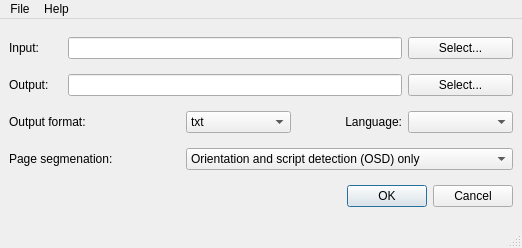
<?xml version="1.0" encoding="UTF-8"?>
<ui version="4.0">
 <class>MainWindow</class>
 <widget class="QMainWindow" name="MainWindow">
  <property name="geometry">
   <rect>
    <x>0</x>
    <y>0</y>
    <width>522</width>
    <height>248</height>
   </rect>
  </property>
  <property name="minimumSize">
   <size>
    <width>522</width>
    <height>248</height>
   </size>
  </property>
  <property name="maximumSize">
   <size>
    <width>522</width>
    <height>248</height>
   </size>
  </property>
  <property name="windowTitle">
   <string>MainWindow</string>
  </property>
  <widget class="QWidget" name="centralwidget">
   <layout class="QGridLayout" name="gridLayout">
    <item row="0" column="0">
     <widget class="QLabel" name="labelIn">
      <property name="text">
       <string>Input:</string>
      </property>
     </widget>
    </item>
    <item row="0" column="1" colspan="4">
     <widget class="QLineEdit" name="lineEditIn"/>
    </item>
    <item row="0" column="5">
     <widget class="QPushButton" name="pushButtonIn">
      <property name="text">
       <string>Select...</string>
      </property>
     </widget>
    </item>
    <item row="1" column="0">
     <widget class="QLabel" name="labelOut">
      <property name="text">
       <string>Output:</string>
      </property>
     </widget>
    </item>
    <item row="1" column="1" colspan="4">
     <widget class="QLineEdit" name="lineEditOut"/>
    </item>
    <item row="1" column="5">
     <widget class="QPushButton" name="pushButtonOut">
      <property name="text">
       <string>Select...</string>
      </property>
     </widget>
    </item>
    <item row="2" column="0" colspan="2">
     <widget class="QLabel" name="labelForm">
      <property name="text">
       <string>Output format:</string>
      </property>
     </widget>
    </item>
    <item row="3" column="0" colspan="3">
     <widget class="QLabel" name="labelPSM">
      <property name="text">
       <string>Page segmenation:</string>
      </property>
     </widget>
    </item>
    <item row="4" column="4" colspan="2">
     <widget class="QDialogButtonBox" name="buttonBox">
      <property name="standardButtons">
       <set>QDialogButtonBox::Cancel|QDialogButtonBox::Ok</set>
      </property>
     </widget>
    </item>
    <item row="2" column="5">
     <widget class="QComboBox" name="comboBoxLang"/>
    </item>
    <item row="2" column="4">
     <widget class="QLabel" name="labelLang">
      <property name="text">
       <string>Language:</string>
      </property>
      <property name="alignment">
       <set>Qt::AlignRight|Qt::AlignTrailing|Qt::AlignVCenter</set>
      </property>
     </widget>
    </item>
    <item row="3" column="3" colspan="3">
     <widget class="QComboBox" name="comboBoxPSM">
      <item>
       <property name="text">
        <string>Orientation and script detection (OSD) only</string>
       </property>
      </item>
      <item>
       <property name="text">
        <string>Automatic page segmentation with OSD</string>
       </property>
      </item>
      <item>
       <property name="text">
        <string>Automatic page segmentation, but no OSD, or OCR</string>
       </property>
      </item>
      <item>
       <property name="text">
        <string>Fully automatic page segmentation, but no OSD</string>
       </property>
      </item>
      <item>
       <property name="text">
        <string>Assume a single column of text of variable sizes</string>
       </property>
      </item>
      <item>
       <property name="text">
        <string>Assume a single uniform block of vertically aligned text</string>
       </property>
      </item>
      <item>
       <property name="text">
        <string>Assume a single uniform block of text</string>
       </property>
      </item>
      <item>
       <property name="text">
        <string>Treat the image as a single text line</string>
       </property>
      </item>
      <item>
       <property name="text">
        <string>Treat the image as a single word</string>
       </property>
      </item>
      <item>
       <property name="text">
        <string>Treat the image as a single word in a circle</string>
       </property>
      </item>
      <item>
       <property name="text">
        <string>Treat the image as a single character</string>
       </property>
      </item>
     </widget>
    </item>
    <item row="2" column="3">
     <widget class="QComboBox" name="comboBoxForm">
      <property name="styleSheet">
       <string notr="true"/>
      </property>
      <item>
       <property name="text">
        <string>txt</string>
       </property>
      </item>
      <item>
       <property name="text">
        <string>html/hocr</string>
       </property>
      </item>
     </widget>
    </item>
   </layout>
  </widget>
  <widget class="QMenuBar" name="menubar">
   <property name="geometry">
    <rect>
     <x>0</x>
     <y>0</y>
     <width>522</width>
     <height>23</height>
    </rect>
   </property>
   <widget class="QMenu" name="menuFile">
    <property name="title">
     <string>File</string>
    </property>
    <addaction name="actionConfiguration"/>
    <addaction name="actionExit"/>
   </widget>
   <widget class="QMenu" name="menuAbout">
    <property name="title">
     <string>Help</string>
    </property>
    <addaction name="actionAbout"/>
    <addaction name="actionAbout_QT"/>
   </widget>
   <addaction name="menuFile"/>
   <addaction name="menuAbout"/>
  </widget>
  <widget class="QStatusBar" name="statusBar"/>
  <action name="actionConfiguration">
   <property name="text">
    <string>Configuration</string>
   </property>
  </action>
  <action name="actionExit">
   <property name="text">
    <string>Exit</string>
   </property>
  </action>
  <action name="actionAbout">
   <property name="text">
    <string>About</string>
   </property>
  </action>
  <action name="actionAbout_QT">
   <property name="text">
    <string>About QT</string>
   </property>
  </action>
 </widget>
 <resources/>
 <connections>
  <connection>
   <sender>actionExit</sender>
   <signal>triggered()</signal>
   <receiver>MainWindow</receiver>
   <slot>close()</slot>
   <hints>
    <hint type="sourcelabel">
     <x>-1</x>
     <y>-1</y>
    </hint>
    <hint type="destinationlabel">
     <x>257</x>
     <y>134</y>
    </hint>
   </hints>
  </connection>
  <connection>
   <sender>buttonBox</sender>
   <signal>rejected()</signal>
   <receiver>MainWindow</receiver>
   <slot>close()</slot>
   <hints>
    <hint type="sourcelabel">
     <x>402</x>
     <y>238</y>
    </hint>
    <hint type="destinationlabel">
     <x>257</x>
     <y>134</y>
    </hint>
   </hints>
  </connection>
 </connections>
</ui>
